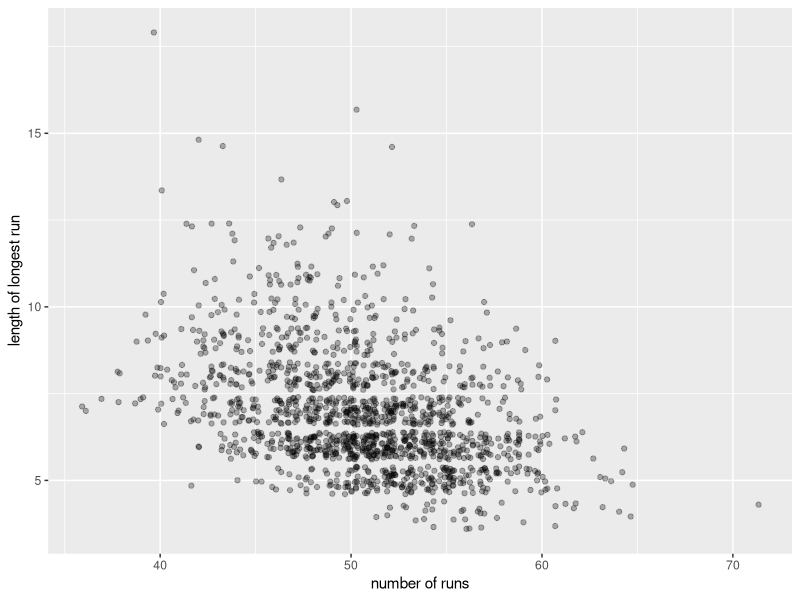
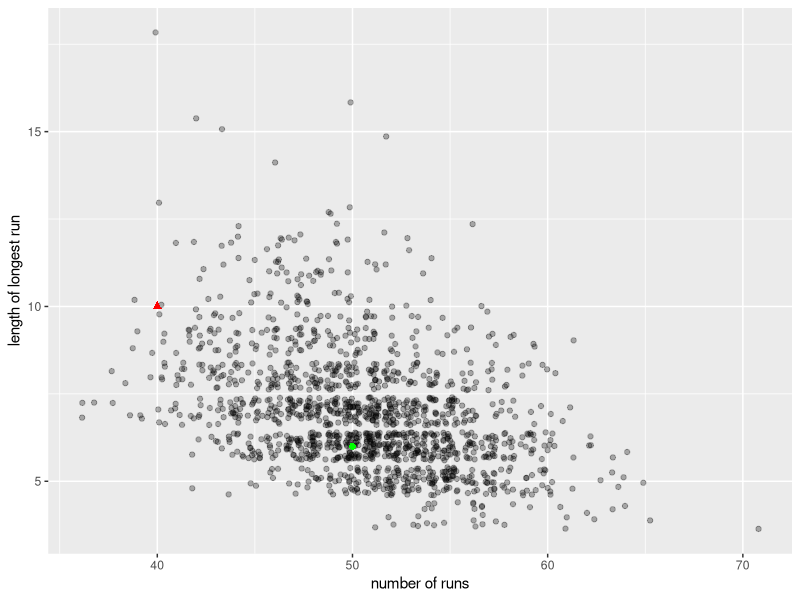

These charts were generated, in order, by the following R code:
## ---- chunk 1
##| eval: false
library(tidyverse)
coin = c(0,1)
### simulate sequences and compute (number of runs, length of longest run) for each.
flips = replicate(1500,{
  x<-sample(coin, 100, replace = TRUE)
  result = c(longest_run = max(rle(x)$lengths),
             n_switches = sum(diff(x) != 0))
})

## ---- chunk 2
##| eval: false
### plotting the simulated probability distribution
ggplot(data.frame(t(flips)), aes(x=n_switches + 1, y = longest_run)) + 
  geom_jitter(alpha =0.3) + 
  xlab("number of runs") +
  ylab("length of longest run")
## ---- chunk 3
##| eval: false
### adding points
### annotating with their values
ggplot(data.frame(t(flips)), aes(x=n_switches + 1, y = longest_run)) + 
  geom_jitter(alpha =0.3) + 
  xlab("number of runs") +
  ylab("length of longest run") + 
  geom_point(aes(x=40, y = 10), color = "red", pch = 17, size = 2) +
  geom_point(aes(x=50, y = 6), color = "green", pch = 16, size = 2)
